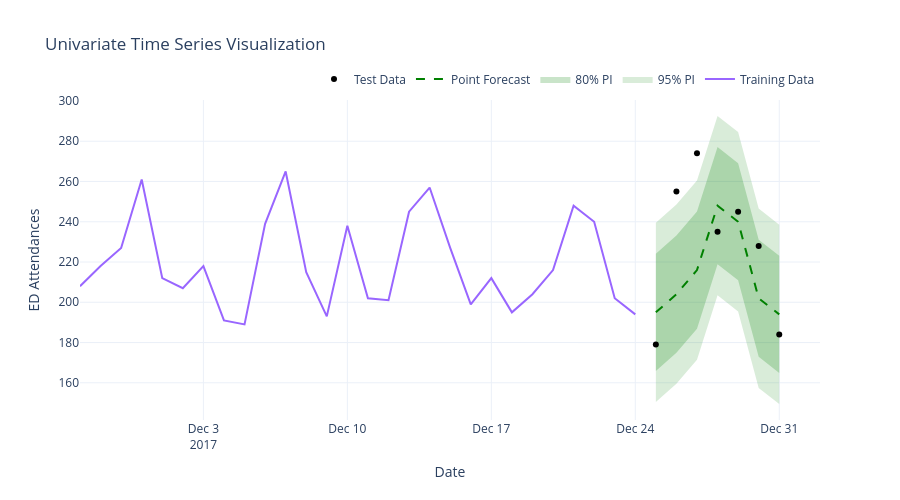

The cell this chart's notebook holds for it:
### Code cell
# change colour scheme to green
fig = plot_time_series(
    training_data=train[-28:],
    test_data=test, 
    forecast=preds,
    prediction_intervals=interval_dict,
    y_axis_label="ED Attendances",
    color_scheme="green"
    )
